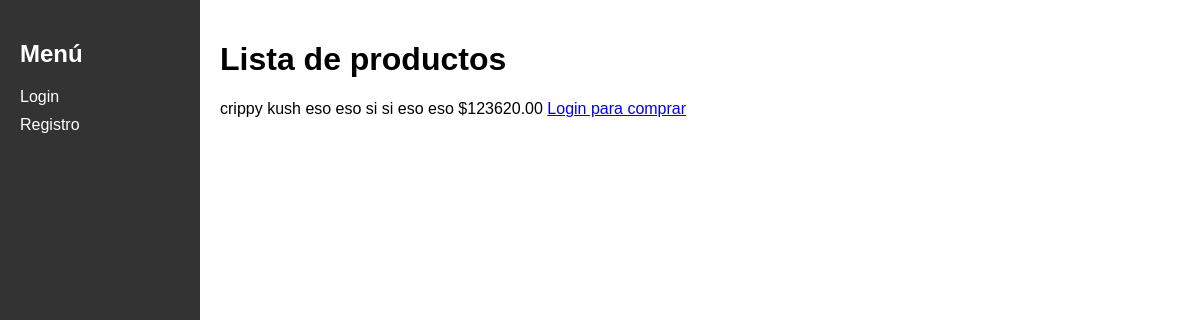
Before: / with the older database file.
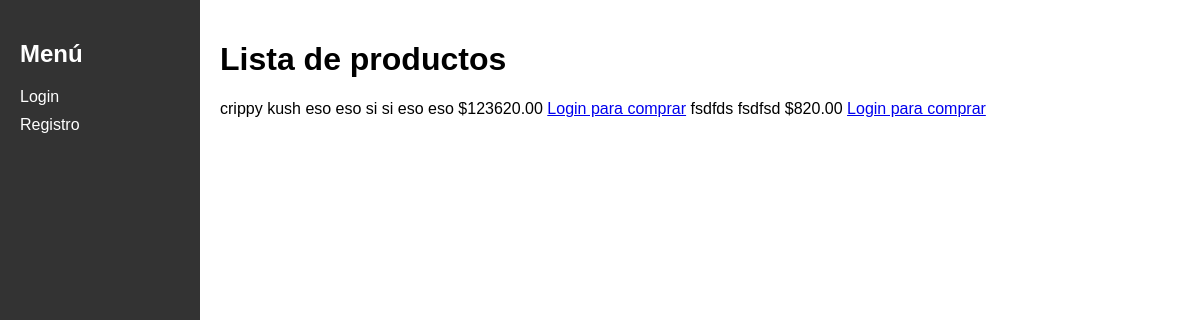
After: the same page with the newer database file.
### app/models.py (models this page shows)
class Product(db.Model):
    id = db.Column(db.Integer, primary_key=True)
    title = db.Column(db.String(150), nullable=False)
    description = db.Column(db.Text)
    price = db.Column(db.Numeric(10,2), nullable=False)
    available = db.Column(db.Boolean, default=True)

### app/routes/products.py (the view)
@products_bp.route('/')
def list_products():
    products = Product.query.all()
    return render_template('products.html', products=products)

### app/templates/products.html
{% extends 'base.html' %}
{% block content %}
<h1>Lista de productos</h1>
{% for product in products %}
<tr>
    <td>{{ product.title }}</td>
    <td>{{ product.description }}</td>
    <td>${{ product.price }}</td>
    <td>
        {% if current_user.is_authenticated %}
            <a href="{{ url_for('orders.create_order', product_id=product.id) }}">Agregar al pedido</a>
        {% else %}
            <a href="{{ url_for('auth.login') }}">Login para comprar</a>
        {% endif %}
    </td>
</tr>
{% endfor %}
{% endblock %}

Changed rows visible on the page:
added Product: title "fsdfds", description "fsdfsd", price "820.00"
